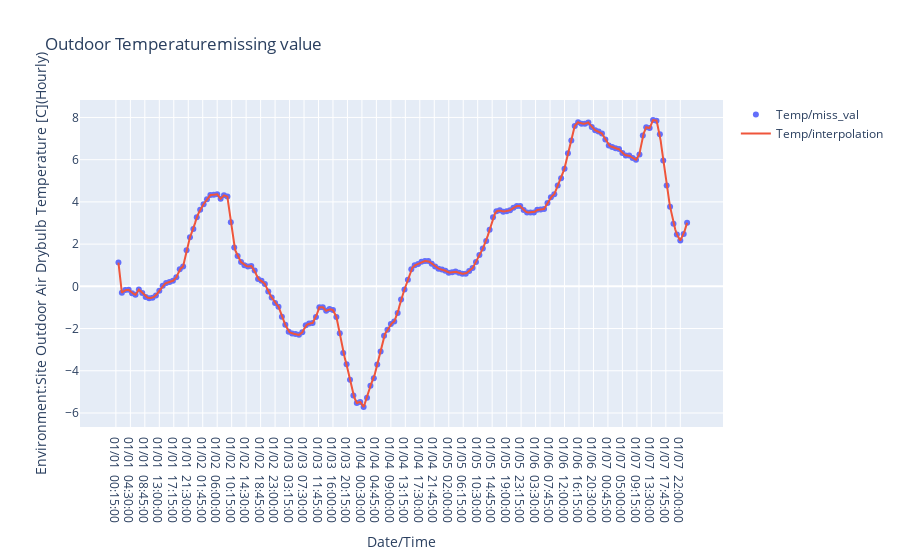

Write notebook code for a chart like this one.
### Code cell
fig = px.scatter(data_i, x = 'Date/Time', y = 'Environment:Site Outdoor Air Drybulb Temperature [C](Hourly)', title='Outdoor Temperaturemissing value ')
fig.update_traces(name='Temp/miss_val', showlegend = True)
fig.add_scatter(x=data_i['Date/Time'].interpolate(), y=data_i['Environment:Site Outdoor Air Drybulb Temperature [C](Hourly)'].interpolate(),name='Temp/interpolation', mode='lines')

fig.show()

### Figure 1 — Plotly figure (JSON) as saved in the notebook; plotly's stock layout.template omitted (floating-point values rounded to 4 significant figures; data arrays with more than 128 entries replaced by an {"elided": "..."} marker saying what was removed)
{"data": [{"hovertemplate": "Date/Time=%{x}<br>Environment:Site Outdoor Air Drybulb Temperature [C](Hourly)=%{y}<extra></extra>", "legendgroup": "", "marker": {"color": "#636efa", "symbol": "circle"}, "mode": "markers", "name": "Temp/miss_val", "orientation": "v", "showlegend": true, "type": "scatter", "x": {"elided": "672 str values"}, "xaxis": "x", "y": {"elided": "672 float values"}, "yaxis": "y"}, {"mode": "lines", "name": "Temp/interpolation", "type": "scatter", "x": {"elided": "672 str values"}, "y": {"elided": "672 float values"}}], "layout": {"legend": {"tracegroupgap": 0}, "title": {"text": "Outdoor Temperaturemissing value "}, "xaxis": {"anchor": "y", "domain": [0, 1], "title": {"text": "Date/Time"}}, "yaxis": {"anchor": "x", "domain": [0, 1], "title": {"text": "Environment:Site Outdoor Air Drybulb Temperature [C](Hourly)"}}}}
